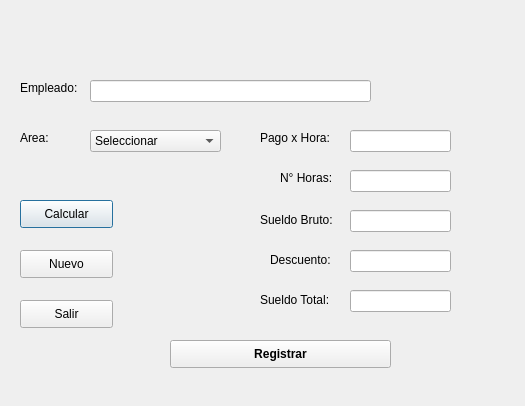
<?xml version="1.0" encoding="UTF-8"?>
<ui version="4.0">
 <class>Dialog</class>
 <widget class="QDialog" name="Dialog">
  <property name="geometry">
   <rect>
    <x>0</x>
    <y>0</y>
    <width>525</width>
    <height>406</height>
   </rect>
  </property>
  <property name="windowTitle">
   <string>Dialog</string>
  </property>
  <widget class="QLineEdit" name="txtEmpleado">
   <property name="geometry">
    <rect>
     <x>90</x>
     <y>80</y>
     <width>281</width>
     <height>22</height>
    </rect>
   </property>
  </widget>
  <widget class="QLabel" name="label">
   <property name="geometry">
    <rect>
     <x>20</x>
     <y>80</y>
     <width>71</width>
     <height>16</height>
    </rect>
   </property>
   <property name="text">
    <string>Empleado: </string>
   </property>
  </widget>
  <widget class="QLabel" name="label_2">
   <property name="geometry">
    <rect>
     <x>20</x>
     <y>130</y>
     <width>71</width>
     <height>16</height>
    </rect>
   </property>
   <property name="text">
    <string>Area:</string>
   </property>
  </widget>
  <widget class="QComboBox" name="cboArea">
   <property name="geometry">
    <rect>
     <x>90</x>
     <y>130</y>
     <width>131</width>
     <height>22</height>
    </rect>
   </property>
   <item>
    <property name="text">
     <string>Seleccionar</string>
    </property>
   </item>
   <item>
    <property name="text">
     <string>Sistemas</string>
    </property>
   </item>
   <item>
    <property name="text">
     <string>RR.HH.</string>
    </property>
   </item>
   <item>
    <property name="text">
     <string>Administrativo</string>
    </property>
   </item>
   <item>
    <property name="text">
     <string>Limpieza</string>
    </property>
   </item>
  </widget>
  <widget class="QLabel" name="label_3">
   <property name="geometry">
    <rect>
     <x>260</x>
     <y>130</y>
     <width>91</width>
     <height>16</height>
    </rect>
   </property>
   <property name="text">
    <string>Pago x Hora:</string>
   </property>
  </widget>
  <widget class="QLabel" name="label_4">
   <property name="geometry">
    <rect>
     <x>280</x>
     <y>170</y>
     <width>61</width>
     <height>16</height>
    </rect>
   </property>
   <property name="text">
    <string>N° Horas:</string>
   </property>
  </widget>
  <widget class="QLabel" name="label_5">
   <property name="geometry">
    <rect>
     <x>260</x>
     <y>210</y>
     <width>81</width>
     <height>20</height>
    </rect>
   </property>
   <property name="text">
    <string>Sueldo Bruto:</string>
   </property>
  </widget>
  <widget class="QLabel" name="label_6">
   <property name="geometry">
    <rect>
     <x>270</x>
     <y>250</y>
     <width>71</width>
     <height>20</height>
    </rect>
   </property>
   <property name="text">
    <string>Descuento:</string>
   </property>
  </widget>
  <widget class="QLabel" name="label_7">
   <property name="geometry">
    <rect>
     <x>260</x>
     <y>290</y>
     <width>81</width>
     <height>20</height>
    </rect>
   </property>
   <property name="text">
    <string>Sueldo Total:</string>
   </property>
  </widget>
  <widget class="QLineEdit" name="txtNroHoras">
   <property name="geometry">
    <rect>
     <x>350</x>
     <y>170</y>
     <width>101</width>
     <height>22</height>
    </rect>
   </property>
  </widget>
  <widget class="QLineEdit" name="txtPagoHora">
   <property name="geometry">
    <rect>
     <x>350</x>
     <y>130</y>
     <width>101</width>
     <height>22</height>
    </rect>
   </property>
  </widget>
  <widget class="QLineEdit" name="txtSueldoBruto">
   <property name="geometry">
    <rect>
     <x>350</x>
     <y>210</y>
     <width>101</width>
     <height>22</height>
    </rect>
   </property>
  </widget>
  <widget class="QLineEdit" name="txtDescuento">
   <property name="geometry">
    <rect>
     <x>350</x>
     <y>250</y>
     <width>101</width>
     <height>22</height>
    </rect>
   </property>
  </widget>
  <widget class="QLineEdit" name="txtSueldoTotal">
   <property name="geometry">
    <rect>
     <x>350</x>
     <y>290</y>
     <width>101</width>
     <height>22</height>
    </rect>
   </property>
  </widget>
  <widget class="QPushButton" name="btnCalcular">
   <property name="geometry">
    <rect>
     <x>20</x>
     <y>200</y>
     <width>93</width>
     <height>28</height>
    </rect>
   </property>
   <property name="text">
    <string>Calcular</string>
   </property>
  </widget>
  <widget class="QPushButton" name="btnNuevo">
   <property name="geometry">
    <rect>
     <x>20</x>
     <y>250</y>
     <width>93</width>
     <height>28</height>
    </rect>
   </property>
   <property name="text">
    <string>Nuevo</string>
   </property>
  </widget>
  <widget class="QPushButton" name="btnSalir">
   <property name="geometry">
    <rect>
     <x>20</x>
     <y>300</y>
     <width>93</width>
     <height>28</height>
    </rect>
   </property>
   <property name="text">
    <string>Salir</string>
   </property>
  </widget>
  <widget class="QPushButton" name="btnRegistrar">
   <property name="geometry">
    <rect>
     <x>170</x>
     <y>340</y>
     <width>221</width>
     <height>28</height>
    </rect>
   </property>
   <property name="font">
    <font>
     <weight>75</weight>
     <bold>true</bold>
    </font>
   </property>
   <property name="text">
    <string>Registrar</string>
   </property>
  </widget>
 </widget>
 <resources/>
 <connections/>
</ui>
